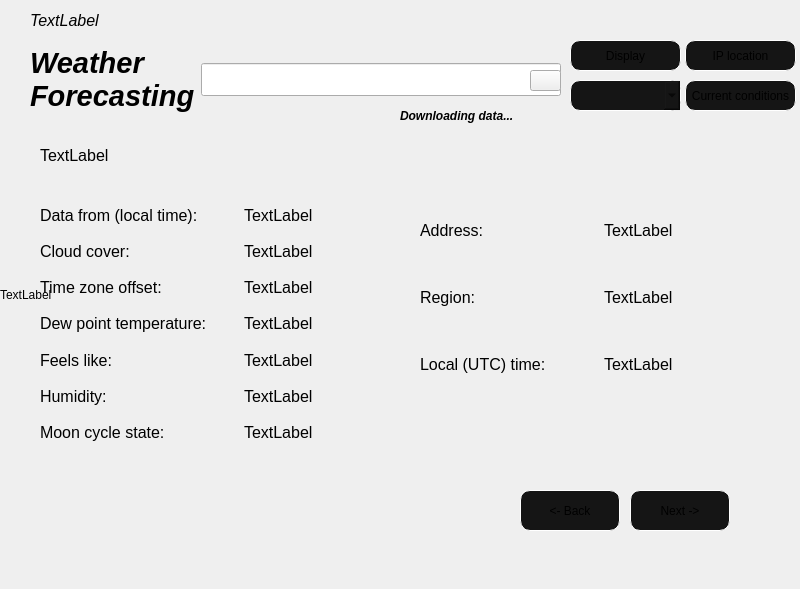
<?xml version="1.0" encoding="UTF-8"?>
<ui version="4.0">
 <class>MainWindow</class>
 <widget class="QMainWindow" name="MainWindow">
  <property name="geometry">
   <rect>
    <x>0</x>
    <y>0</y>
    <width>800</width>
    <height>589</height>
   </rect>
  </property>
  <property name="windowTitle">
   <string>MainWindow</string>
  </property>
  <widget class="QWidget" name="centralwidget">
   <widget class="QPushButton" name="display">
    <property name="geometry">
     <rect>
      <x>570</x>
      <y>40</y>
      <width>111</width>
      <height>31</height>
     </rect>
    </property>
    <property name="styleSheet">
     <string notr="true">QPushButton{
border-style: outset;
border-radius: 10px;
background-color: #151515;
border: 1px  solid white;
}
QPushButton:hover{
border-style: outset;
border-radius: 10px;
border: 1px solid red;
color: rgba(255,255,255,1);
}
QPushButton:pressed{
border-style: outset;
border-radius: 10px;
background-color: #696969;
border: 1px solid yellow;
}</string>
    </property>
    <property name="text">
     <string>Display</string>
    </property>
   </widget>
   <widget class="QLabel" name="description">
    <property name="geometry">
     <rect>
      <x>40</x>
      <y>120</y>
      <width>331</width>
      <height>71</height>
     </rect>
    </property>
    <property name="font">
     <font>
      <pointsize>12</pointsize>
     </font>
    </property>
    <property name="text">
     <string>TextLabel</string>
    </property>
   </widget>
   <widget class="QStackedWidget" name="stackedWidget">
    <property name="geometry">
     <rect>
      <x>30</x>
      <y>190</y>
      <width>318</width>
      <height>269</height>
     </rect>
    </property>
    <property name="currentIndex">
     <number>0</number>
    </property>
    <widget class="QWidget" name="page">
     <widget class="QWidget" name="layoutWidget">
      <property name="geometry">
       <rect>
        <x>10</x>
        <y>10</y>
        <width>401</width>
        <height>247</height>
       </rect>
      </property>
      <layout class="QVBoxLayout" name="verticalLayout">
       <item>
        <layout class="QHBoxLayout" name="horizontalLayout_3">
         <item>
          <widget class="QLabel" name="label_3">
           <property name="font">
            <font>
             <pointsize>12</pointsize>
            </font>
           </property>
           <property name="layoutDirection">
            <enum>Qt::LeftToRight</enum>
           </property>
           <property name="text">
            <string>Data from (local time):</string>
           </property>
          </widget>
         </item>
         <item>
          <widget class="QLabel" name="date">
           <property name="font">
            <font>
             <pointsize>12</pointsize>
            </font>
           </property>
           <property name="text">
            <string>TextLabel</string>
           </property>
          </widget>
         </item>
        </layout>
       </item>
       <item>
        <layout class="QHBoxLayout" name="horizontalLayout_2">
         <item>
          <widget class="QLabel" name="label_2">
           <property name="font">
            <font>
             <pointsize>12</pointsize>
            </font>
           </property>
           <property name="text">
            <string>Cloud cover:</string>
           </property>
          </widget>
         </item>
         <item>
          <widget class="QLabel" name="cloudcover">
           <property name="font">
            <font>
             <pointsize>12</pointsize>
            </font>
           </property>
           <property name="text">
            <string>TextLabel</string>
           </property>
          </widget>
         </item>
        </layout>
       </item>
       <item>
        <layout class="QHBoxLayout" name="horizontalLayout_4">
         <item>
          <widget class="QLabel" name="label_4">
           <property name="font">
            <font>
             <pointsize>12</pointsize>
            </font>
           </property>
           <property name="text">
            <string>Time zone offset:</string>
           </property>
          </widget>
         </item>
         <item>
          <widget class="QLabel" name="timeoffset">
           <property name="font">
            <font>
             <pointsize>12</pointsize>
            </font>
           </property>
           <property name="text">
            <string>TextLabel</string>
           </property>
          </widget>
         </item>
        </layout>
       </item>
       <item>
        <layout class="QHBoxLayout" name="horizontalLayout_5">
         <item>
          <widget class="QLabel" name="label_6">
           <property name="font">
            <font>
             <pointsize>12</pointsize>
            </font>
           </property>
           <property name="text">
            <string>Dew point temperature: </string>
           </property>
          </widget>
         </item>
         <item>
          <widget class="QLabel" name="devpointtemp">
           <property name="font">
            <font>
             <pointsize>12</pointsize>
            </font>
           </property>
           <property name="text">
            <string>TextLabel</string>
           </property>
          </widget>
         </item>
        </layout>
       </item>
       <item>
        <layout class="QHBoxLayout" name="horizontalLayout">
         <item>
          <widget class="QLabel" name="label_5">
           <property name="font">
            <font>
             <pointsize>12</pointsize>
            </font>
           </property>
           <property name="text">
            <string>Feels like:</string>
           </property>
          </widget>
         </item>
         <item>
          <widget class="QLabel" name="feelslike">
           <property name="font">
            <font>
             <pointsize>12</pointsize>
            </font>
           </property>
           <property name="text">
            <string>TextLabel</string>
           </property>
          </widget>
         </item>
        </layout>
       </item>
       <item>
        <layout class="QHBoxLayout" name="horizontalLayout_6">
         <item>
          <widget class="QLabel" name="label_7">
           <property name="font">
            <font>
             <pointsize>12</pointsize>
            </font>
           </property>
           <property name="text">
            <string>Humidity:</string>
           </property>
          </widget>
         </item>
         <item>
          <widget class="QLabel" name="humidity">
           <property name="font">
            <font>
             <pointsize>12</pointsize>
            </font>
           </property>
           <property name="text">
            <string>TextLabel</string>
           </property>
          </widget>
         </item>
        </layout>
       </item>
       <item>
        <layout class="QHBoxLayout" name="horizontalLayout_7">
         <item>
          <widget class="QLabel" name="label_8">
           <property name="font">
            <font>
             <pointsize>12</pointsize>
            </font>
           </property>
           <property name="text">
            <string>Moon cycle state:</string>
           </property>
          </widget>
         </item>
         <item>
          <widget class="QLabel" name="moonphase">
           <property name="font">
            <font>
             <pointsize>12</pointsize>
            </font>
           </property>
           <property name="text">
            <string>TextLabel</string>
           </property>
          </widget>
         </item>
        </layout>
       </item>
      </layout>
     </widget>
    </widget>
    <widget class="QWidget" name="page_2">
     <layout class="QHBoxLayout" name="horizontalLayout_22">
      <item>
       <layout class="QVBoxLayout" name="verticalLayout_2">
        <item>
         <layout class="QHBoxLayout" name="horizontalLayout_8">
          <item>
           <widget class="QLabel" name="label_10">
            <property name="font">
             <font>
              <pointsize>12</pointsize>
             </font>
            </property>
            <property name="text">
             <string>Precipation probability:</string>
            </property>
           </widget>
          </item>
          <item>
           <widget class="QLabel" name="precip_prob">
            <property name="font">
             <font>
              <pointsize>12</pointsize>
             </font>
            </property>
            <property name="text">
             <string>TextLabel</string>
            </property>
           </widget>
          </item>
         </layout>
        </item>
        <item>
         <layout class="QHBoxLayout" name="horizontalLayout_9">
          <item>
           <widget class="QLabel" name="label_11">
            <property name="font">
             <font>
              <pointsize>12</pointsize>
             </font>
            </property>
            <property name="text">
             <string>Pressure:</string>
            </property>
           </widget>
          </item>
          <item>
           <widget class="QLabel" name="pressure">
            <property name="font">
             <font>
              <pointsize>12</pointsize>
             </font>
            </property>
            <property name="text">
             <string>TextLabel</string>
            </property>
           </widget>
          </item>
         </layout>
        </item>
        <item>
         <layout class="QHBoxLayout" name="horizontalLayout_10">
          <item>
           <widget class="QLabel" name="label_12">
            <property name="font">
             <font>
              <pointsize>12</pointsize>
             </font>
            </property>
            <property name="text">
             <string>Snow:</string>
            </property>
           </widget>
          </item>
          <item>
           <widget class="QLabel" name="snow">
            <property name="font">
             <font>
              <pointsize>12</pointsize>
             </font>
            </property>
            <property name="text">
             <string>TextLabel</string>
            </property>
           </widget>
          </item>
         </layout>
        </item>
        <item>
         <layout class="QHBoxLayout" name="horizontalLayout_12">
          <item>
           <widget class="QLabel" name="label_13">
            <property name="font">
             <font>
              <pointsize>12</pointsize>
             </font>
            </property>
            <property name="text">
             <string>Snow Depth:</string>
            </property>
           </widget>
          </item>
          <item>
           <widget class="QLabel" name="snow_depth">
            <property name="font">
             <font>
              <pointsize>12</pointsize>
             </font>
            </property>
            <property name="text">
             <string>TextLabel</string>
            </property>
           </widget>
          </item>
         </layout>
        </item>
        <item>
         <layout class="QHBoxLayout" name="horizontalLayout_11">
          <item>
           <widget class="QLabel" name="label_14">
            <property name="font">
             <font>
              <pointsize>12</pointsize>
             </font>
            </property>
            <property name="text">
             <string>Rain:</string>
            </property>
           </widget>
          </item>
          <item>
           <widget class="QLabel" name="rain">
            <property name="font">
             <font>
              <pointsize>12</pointsize>
             </font>
            </property>
            <property name="text">
             <string>TextLabel</string>
            </property>
           </widget>
          </item>
         </layout>
        </item>
        <item>
         <layout class="QHBoxLayout" name="horizontalLayout_13">
          <item>
           <widget class="QLabel" name="label_15">
            <property name="font">
             <font>
              <pointsize>12</pointsize>
             </font>
            </property>
            <property name="text">
             <string>Sunset:</string>
            </property>
           </widget>
          </item>
          <item>
           <widget class="QLabel" name="sunset">
            <property name="font">
             <font>
              <pointsize>12</pointsize>
             </font>
            </property>
            <property name="text">
             <string>TextLabel</string>
            </property>
           </widget>
          </item>
         </layout>
        </item>
        <item>
         <layout class="QHBoxLayout" name="horizontalLayout_14">
          <item>
           <widget class="QLabel" name="label_17">
            <property name="font">
             <font>
              <pointsize>12</pointsize>
             </font>
            </property>
            <property name="text">
             <string>Sunrise:</string>
            </property>
           </widget>
          </item>
          <item>
           <widget class="QLabel" name="sunrise">
            <property name="font">
             <font>
              <pointsize>12</pointsize>
             </font>
            </property>
            <property name="text">
             <string>TextLabel</string>
            </property>
           </widget>
          </item>
         </layout>
        </item>
       </layout>
      </item>
     </layout>
    </widget>
    <widget class="QWidget" name="page_3">
     <layout class="QHBoxLayout" name="horizontalLayout_21">
      <item>
       <layout class="QVBoxLayout" name="verticalLayout_3">
        <item>
         <layout class="QHBoxLayout" name="horizontalLayout_15">
          <item>
           <widget class="QLabel" name="label_16">
            <property name="font">
             <font>
              <pointsize>12</pointsize>
             </font>
            </property>
            <property name="text">
             <string>Temperature:</string>
            </property>
           </widget>
          </item>
          <item>
           <widget class="QLabel" name="temperature">
            <property name="font">
             <font>
              <pointsize>12</pointsize>
             </font>
            </property>
            <property name="text">
             <string>TextLabel</string>
            </property>
           </widget>
          </item>
         </layout>
        </item>
        <item>
         <layout class="QHBoxLayout" name="horizontalLayout_16">
          <item>
           <widget class="QLabel" name="label_19">
            <property name="font">
             <font>
              <pointsize>12</pointsize>
             </font>
            </property>
            <property name="text">
             <string>Max temperature:</string>
            </property>
           </widget>
          </item>
          <item>
           <widget class="QLabel" name="maxtemp">
            <property name="font">
             <font>
              <pointsize>12</pointsize>
             </font>
            </property>
            <property name="text">
             <string>TextLabel</string>
            </property>
           </widget>
          </item>
         </layout>
        </item>
        <item>
         <layout class="QHBoxLayout" name="horizontalLayout_17">
          <item>
           <widget class="QLabel" name="label_21">
            <property name="font">
             <font>
              <pointsize>12</pointsize>
             </font>
            </property>
            <property name="text">
             <string>Min temperature:</string>
            </property>
           </widget>
          </item>
          <item>
           <widget class="QLabel" name="mintemp">
            <property name="font">
             <font>
              <pointsize>12</pointsize>
             </font>
            </property>
            <property name="text">
             <string>TextLabel</string>
            </property>
           </widget>
          </item>
         </layout>
        </item>
        <item>
         <layout class="QHBoxLayout" name="horizontalLayout_18">
          <item>
           <widget class="QLabel" name="label_23">
            <property name="font">
             <font>
              <pointsize>12</pointsize>
             </font>
            </property>
            <property name="text">
             <string>Visibility:</string>
            </property>
           </widget>
          </item>
          <item>
           <widget class="QLabel" name="visibility">
            <property name="font">
             <font>
              <pointsize>12</pointsize>
             </font>
            </property>
            <property name="text">
             <string>TextLabel</string>
            </property>
           </widget>
          </item>
         </layout>
        </item>
        <item>
         <layout class="QHBoxLayout" name="horizontalLayout_19">
          <item>
           <widget class="QLabel" name="label_25">
            <property name="font">
             <font>
              <pointsize>12</pointsize>
             </font>
            </property>
            <property name="text">
             <string>Wind speed:</string>
            </property>
           </widget>
          </item>
          <item>
           <widget class="QLabel" name="windspeed">
            <property name="font">
             <font>
              <pointsize>12</pointsize>
             </font>
            </property>
            <property name="text">
             <string>TextLabel</string>
            </property>
           </widget>
          </item>
         </layout>
        </item>
        <item>
         <layout class="QHBoxLayout" name="horizontalLayout_20">
          <item>
           <widget class="QLabel" name="label_18">
            <property name="font">
             <font>
              <pointsize>12</pointsize>
             </font>
            </property>
            <property name="text">
             <string>Wind direction</string>
            </property>
           </widget>
          </item>
          <item>
           <widget class="QLabel" name="winddir">
            <property name="font">
             <font>
              <pointsize>12</pointsize>
             </font>
            </property>
            <property name="text">
             <string>TextLabel</string>
            </property>
           </widget>
          </item>
         </layout>
        </item>
       </layout>
      </item>
     </layout>
    </widget>
   </widget>
   <widget class="QLabel" name="currenTime">
    <property name="geometry">
     <rect>
      <x>30</x>
      <y>10</y>
      <width>131</width>
      <height>20</height>
     </rect>
    </property>
    <property name="font">
     <font>
      <pointsize>12</pointsize>
      <italic>true</italic>
     </font>
    </property>
    <property name="text">
     <string>TextLabel</string>
    </property>
   </widget>
   <widget class="QComboBox" name="day">
    <property name="geometry">
     <rect>
      <x>570</x>
      <y>80</y>
      <width>111</width>
      <height>31</height>
     </rect>
    </property>
    <property name="layoutDirection">
     <enum>Qt::LeftToRight</enum>
    </property>
    <property name="styleSheet">
     <string notr="true">QComboBox{
border-style: outset;
border-radius: 10px;
background-color: #151515;
border: 1px  solid white;
}
QComboBox:hover{
border-style: outset;
border-radius: 10px;
border: 1px solid red;
color: rgba(255,255,255,1);
}</string>
    </property>
    <property name="currentText">
     <string/>
    </property>
    <property name="placeholderText">
     <string/>
    </property>
    <property name="frame">
     <bool>true</bool>
    </property>
    <property name="modelColumn">
     <number>0</number>
    </property>
   </widget>
   <widget class="QPushButton" name="Back">
    <property name="geometry">
     <rect>
      <x>520</x>
      <y>490</y>
      <width>100</width>
      <height>41</height>
     </rect>
    </property>
    <property name="styleSheet">
     <string notr="true">QPushButton{
border-style: outset;
border-radius: 10px;
background-color: #151515;
border: 1px solid white;
}
QPushButton:hover{
border-style: outset;
border-radius: 10px;
border: 1px solid red;
color: rgba(255,255,255,1);
}
QPushButton:pressed{
border-style: outset;
border-radius: 10px;
background-color: #696969;
border: 1px solid yellow;
}</string>
    </property>
    <property name="text">
     <string>&lt;- Back</string>
    </property>
   </widget>
   <widget class="QPushButton" name="Next">
    <property name="geometry">
     <rect>
      <x>630</x>
      <y>490</y>
      <width>100</width>
      <height>41</height>
     </rect>
    </property>
    <property name="styleSheet">
     <string notr="true">QPushButton{
border-style: outset;
border-radius: 10px;
background-color: #151515;
border: 1px solid white;
}
QPushButton:hover{
border-style: outset;
border-radius: 10px;
border: 1px solid red;
color: rgba(255,255,255,1);
}
QPushButton:pressed{
border-style: outset;
border-radius: 10px;
background-color: #696969;
border: 1px solid yellow;
}</string>
    </property>
    <property name="text">
     <string>Next -&gt;</string>
    </property>
   </widget>
   <widget class="QLabel" name="downloading">
    <property name="geometry">
     <rect>
      <x>400</x>
      <y>100</y>
      <width>161</width>
      <height>31</height>
     </rect>
    </property>
    <property name="font">
     <font>
      <italic>true</italic>
      <bold>true</bold>
      <underline>false</underline>
      <strikeout>false</strikeout>
     </font>
    </property>
    <property name="text">
     <string>Downloading data...</string>
    </property>
   </widget>
   <widget class="QWidget" name="layoutWidget">
    <property name="geometry">
     <rect>
      <x>30</x>
      <y>30</y>
      <width>531</width>
      <height>100</height>
     </rect>
    </property>
    <layout class="QHBoxLayout" name="horizontalLayout_24">
     <item>
      <widget class="QLabel" name="AppName">
       <property name="font">
        <font>
         <pointsize>22</pointsize>
         <italic>true</italic>
         <bold>true</bold>
        </font>
       </property>
       <property name="text">
        <string>&lt;html&gt;&lt;head/&gt;&lt;body&gt;&lt;p&gt;Weather&lt;br/&gt;Forecasting&lt;/p&gt;&lt;/body&gt;&lt;/html&gt;</string>
       </property>
      </widget>
     </item>
     <item>
      <widget class="QLineEdit" name="input">
       <property name="font">
        <font>
         <pointsize>16</pointsize>
        </font>
       </property>
      </widget>
     </item>
    </layout>
   </widget>
   <widget class="QWidget" name="layoutWidget">
    <property name="geometry">
     <rect>
      <x>420</x>
      <y>200</y>
      <width>361</width>
      <height>195</height>
     </rect>
    </property>
    <layout class="QVBoxLayout" name="verticalLayout_4">
     <item>
      <layout class="QHBoxLayout" name="horizontalLayout_23">
       <item>
        <widget class="QLabel" name="address">
         <property name="font">
          <font>
           <pointsize>12</pointsize>
          </font>
         </property>
         <property name="styleSheet">
          <string notr="true">QLabel{
color: black	
;
}</string>
         </property>
         <property name="text">
          <string>Address:</string>
         </property>
        </widget>
       </item>
       <item>
        <widget class="QLabel" name="resolvedAddress">
         <property name="font">
          <font>
           <pointsize>12</pointsize>
          </font>
         </property>
         <property name="styleSheet">
          <string notr="true">QLabel{
color: black	
;
}</string>
         </property>
         <property name="text">
          <string>TextLabel</string>
         </property>
        </widget>
       </item>
      </layout>
     </item>
     <item>
      <layout class="QHBoxLayout" name="horizontalLayout_25">
       <item>
        <widget class="QLabel" name="region_on">
         <property name="font">
          <font>
           <pointsize>12</pointsize>
          </font>
         </property>
         <property name="styleSheet">
          <string notr="true">QLabel{
color: black	
;
}</string>
         </property>
         <property name="text">
          <string>Region:</string>
         </property>
        </widget>
       </item>
       <item>
        <widget class="QLabel" name="timeZone">
         <property name="font">
          <font>
           <pointsize>12</pointsize>
          </font>
         </property>
         <property name="styleSheet">
          <string notr="true">QLabel{
color: black	
;
}</string>
         </property>
         <property name="text">
          <string>TextLabel</string>
         </property>
        </widget>
       </item>
      </layout>
     </item>
     <item>
      <layout class="QHBoxLayout" name="horizontalLayout_26">
       <item>
        <widget class="QLabel" name="lctime">
         <property name="font">
          <font>
           <pointsize>12</pointsize>
          </font>
         </property>
         <property name="styleSheet">
          <string notr="true">QLabel{
color: black	
;
}</string>
         </property>
         <property name="text">
          <string>Local (UTC) time:</string>
         </property>
        </widget>
       </item>
       <item>
        <widget class="QLabel" name="localtime">
         <property name="font">
          <font>
           <pointsize>12</pointsize>
          </font>
         </property>
         <property name="styleSheet">
          <string notr="true">QLabel{
color: black	
;
}</string>
         </property>
         <property name="text">
          <string>TextLabel</string>
         </property>
        </widget>
       </item>
      </layout>
     </item>
    </layout>
   </widget>
   <widget class="QLabel" name="gif">
    <property name="geometry">
     <rect>
      <x>0</x>
      <y>0</y>
      <width>800</width>
      <height>589</height>
     </rect>
    </property>
    <property name="text">
     <string>TextLabel</string>
    </property>
   </widget>
   <widget class="QPushButton" name="clearInput">
    <property name="geometry">
     <rect>
      <x>530</x>
      <y>70</y>
      <width>31</width>
      <height>21</height>
     </rect>
    </property>
    <property name="autoFillBackground">
     <bool>false</bool>
    </property>
    <property name="styleSheet">
     <string notr="true"/>
    </property>
    <property name="text">
     <string/>
    </property>
   </widget>
   <widget class="QPushButton" name="myLocation">
    <property name="geometry">
     <rect>
      <x>685</x>
      <y>40</y>
      <width>111</width>
      <height>31</height>
     </rect>
    </property>
    <property name="styleSheet">
     <string notr="true">QPushButton{
border-style: outset;
border-radius: 10px;
background-color: #151515;
border: 1px  solid white;
}
QPushButton:hover{
border-style: outset;
border-radius: 10px;
border: 1px solid red;
color: rgba(255,255,255,1);
}
QPushButton:pressed{
border-style: outset;
border-radius: 10px;
background-color: #696969;
border: 1px solid yellow;
}</string>
    </property>
    <property name="text">
     <string>IP location</string>
    </property>
   </widget>
   <widget class="QPushButton" name="currConditions">
    <property name="geometry">
     <rect>
      <x>685</x>
      <y>80</y>
      <width>111</width>
      <height>31</height>
     </rect>
    </property>
    <property name="styleSheet">
     <string notr="true">QPushButton{
border-style: outset;
border-radius: 10px;
background-color: #151515;
border: 1px  solid white;
}
QPushButton:hover{
border-style: outset;
border-radius: 10px;
border: 1px solid red;
color: rgba(255,255,255,1);
}
QPushButton:pressed{
border-style: outset;
border-radius: 10px;
background-color: #696969;
border: 1px solid yellow;
}</string>
    </property>
    <property name="text">
     <string>Current conditions</string>
    </property>
   </widget>
  </widget>
  <widget class="QMenuBar" name="menubar">
   <property name="geometry">
    <rect>
     <x>0</x>
     <y>0</y>
     <width>800</width>
     <height>25</height>
    </rect>
   </property>
  </widget>
 </widget>
 <resources/>
 <connections/>
</ui>
